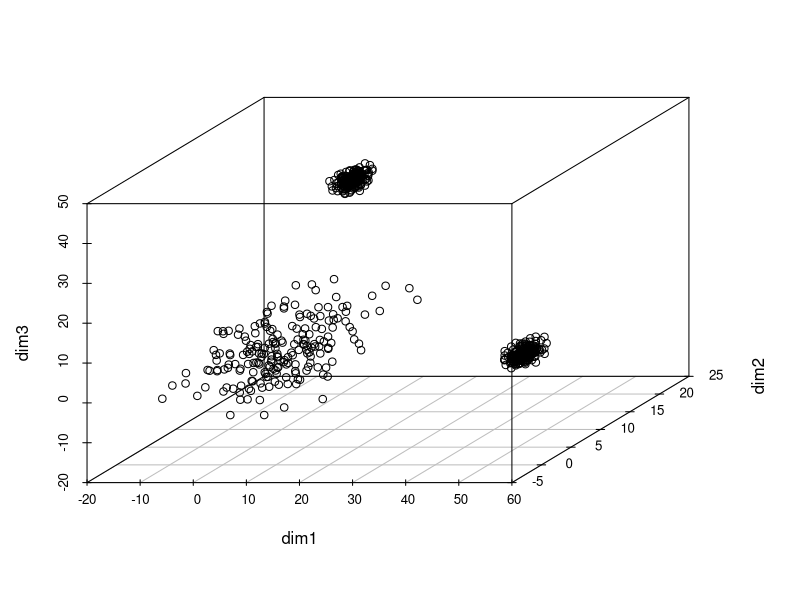
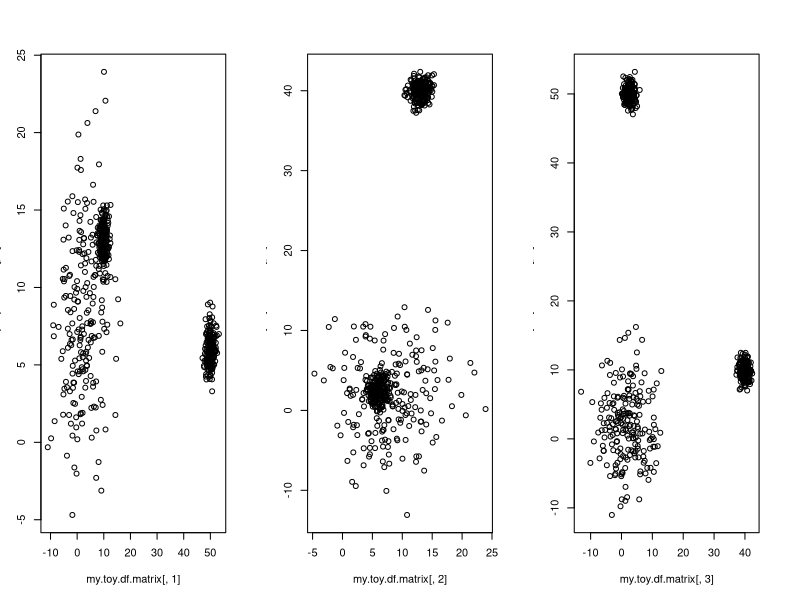

These charts were generated, in order, by the following R code:
##Generates toy dataset to play around with clustering 

##Function to create toy 3 dimensional dataset
make.toy.data <- function(means, stdevs, N) {
  ##Returns a dataframe containing a 3D toy dataset 
  ##
  ##Arguements: 
  ##
  ##  means  <- a dataframe of 3 columns giving the means for each dimenstion of each cluster. Each row is a cluster.
  ##  stdevs <- a dataframe of 3 columns giving the standard deviations for each dimenstion of each cluster. Each row is a cluster.
  ##  N <- a value specifying the number of datapoints for each cluster
  ##  dist  <- a vector specifying the type of distribution you would like each cluster data to be
  
  ##get how many clusters are wanted
  cluster.n <- dim(means)[1]
  
  ##make an empty dataframe to hold the toy data
  dim1 <- rep(0,N*cluster.n)
  dim2 <- rep(0,N*cluster.n)
  dim3 <- rep(0,N*cluster.n)
  
  ##for each cluster, generate toy data and save them in dim1
  previous.N  <- 0
  for (i in 1:cluster.n){
    temp <- rnorm(N, means[i,1], stdevs[i,1])
    dim1[(previous.N+1):((previous.N)+N)]  <- temp
    previous.N  <- N + previous.N
  }
  
  ##for each cluster, generate toy data and save them in dim2
  previous.N  <- 0
  for (i in 1:cluster.n){
    temp <- rnorm(N, means[i,2], stdevs[i,2])
    dim2[(previous.N+1):((previous.N)+N)]  <- temp
    previous.N  <- N + previous.N
  }
  
  ##for each cluster, generate toy data and save them in dim3
  previous.N  <- 0
  for (i in 1:cluster.n){
    temp <- rnorm(N, means[i,3], stdevs[i,3])
    dim3[(previous.N+1):((previous.N)+N)]  <- temp
    previous.N  <- N + previous.N
  }
  
  toy.data <- data.frame(dim1, dim2, dim3)
  return(toy.data)
}


##define means for toy dataset clusters
dim1.mean <- c(2, 50, 10)
dim2.mean <- c(8, 6, 13)
dim3.mean <- c(2, 2.5, 40)
cluster.means <- data.frame(dim1.mean, dim2.mean, dim3.mean)

##define standard deviations for toy dataset clusters
dim1.stdev <- c(5, 1, 1)
dim2.stdev <- c(5, 1, 1)
dim3.stdev <- c(5, 1, 1)
cluster.stdevs <- data.frame(dim1.stdev, dim2.stdev, dim3.stdev)

##define number of samples wanted for each cluster
cluster.N <- 200

##make toy dataset using parameters specified above
my.toy.df <- make.toy.data(cluster.means, cluster.stdevs, cluster.N)

##save toy dataset to a .csv using comma as a delimitor
write.table(my.toy.df, "toy_data.csv", sep=",", row.names=FALSE, col.names=FALSE, quote=FALSE, append=FALSE)


# Change the data frame with training data to a matrix
#not scaled and centred but as a matrix
my.toy.df.matrix <- as.matrix(my.toy.df)

##plot unclustered data
library(scatterplot3d)
scatterplot3d(my.toy.df.matrix)

par(mfrow=c(1,3))
plot(my.toy.df.matrix[,1], my.toy.df.matrix[,2])
plot(my.toy.df.matrix[,2], my.toy.df.matrix[,3])
plot(my.toy.df.matrix[,3], my.toy.df.matrix[,1])
